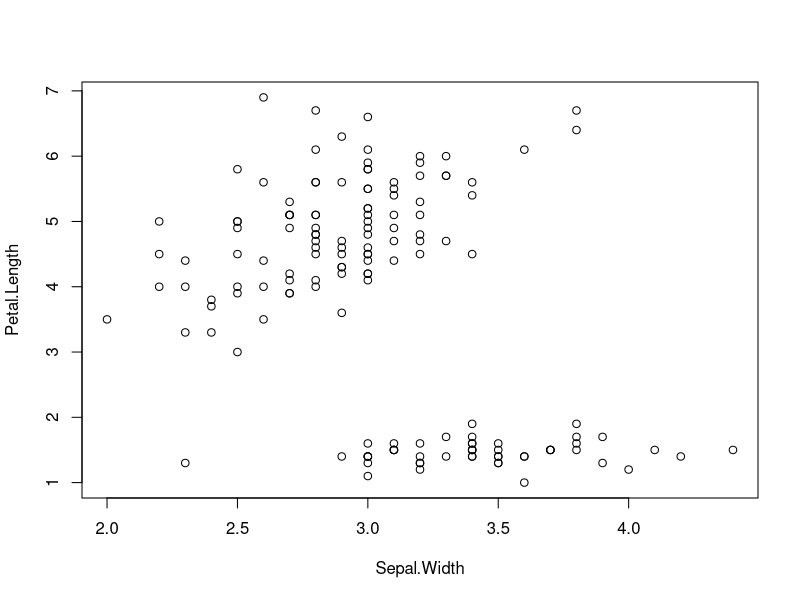
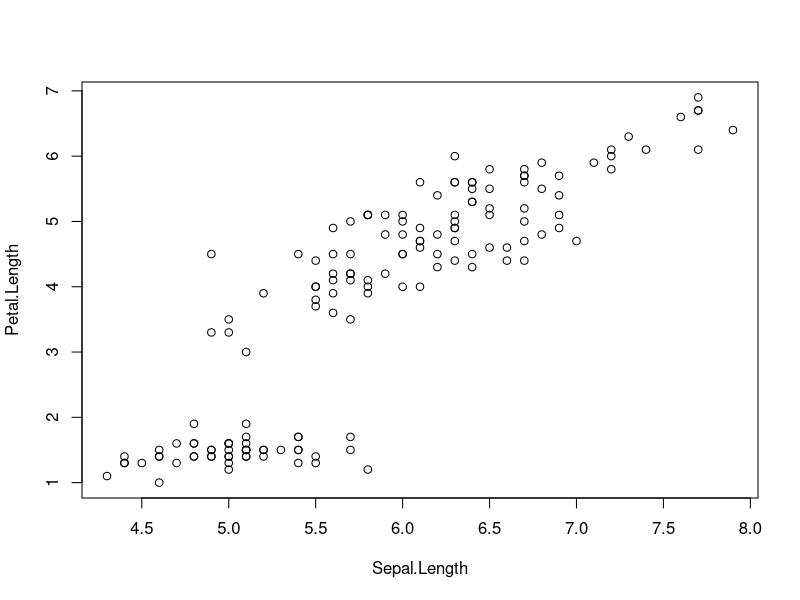
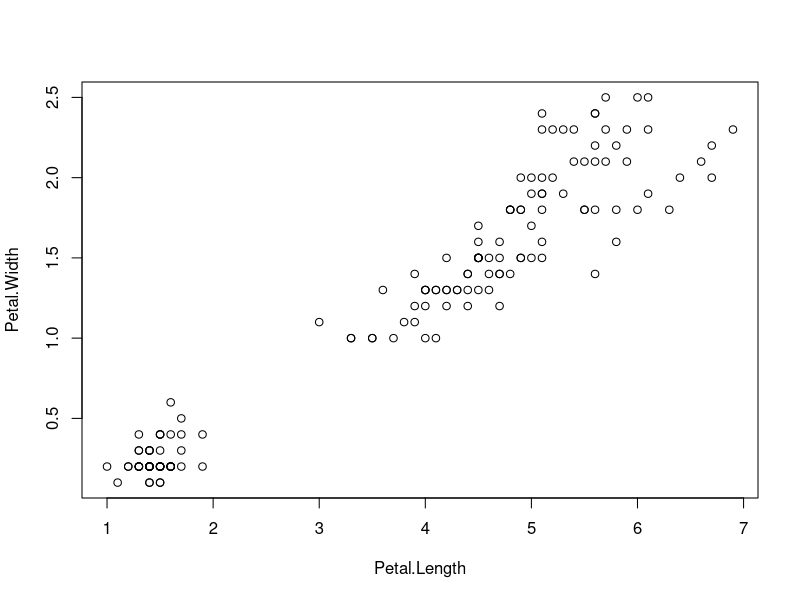

These figures' R source, in order:
## ---- chunk 1
plot(iris[, 2:3])
## ---- chunk 2
plot(iris[, c(1, 3)])
## ---- chunk 3
plot(iris[, c(3, 4)])
